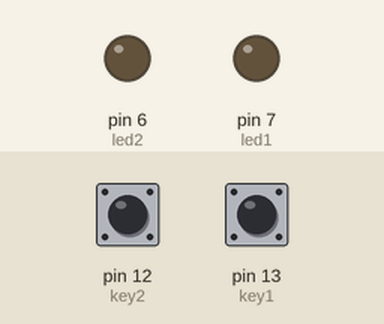
Recording of a sketch running on a simulated Arduino Uno, built with avr-gcc and run on an emulated ATmega328P. Shown: output pins drawn as LEDs (lit = HIGH). The inputs (shaded band) are chosen by the test bench; at power-on: pin 12 (key2) LOW, pin 13 (key1) LOW.

Above: at 1.2 s.
1.3 s: pin 12 (key2) pulled HIGH for 0.15 s
At 1.37 s:
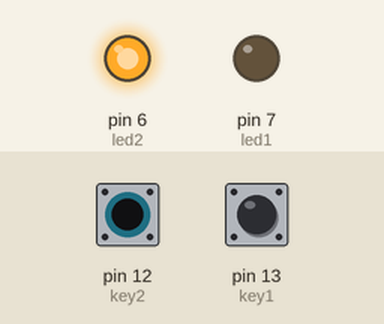
2.9 s: pin 13 (key1) pulled HIGH for 0.15 s
At 2.97 s:
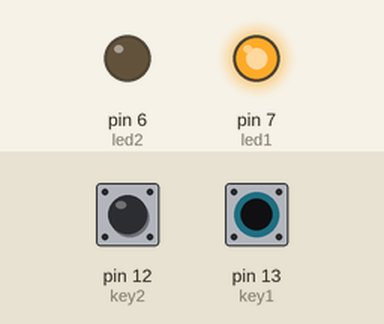
4.5 s: pin 13 (key1) pulled HIGH for 3.2 s
At 8.1 s:
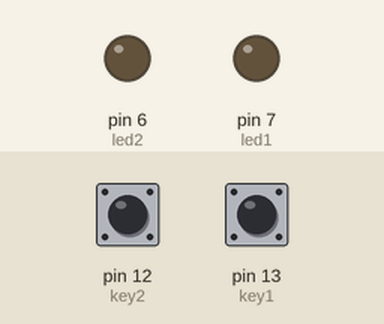
9.2 s: pin 12 (key2) pulled HIGH for 3.2 s
At 10.4 s:
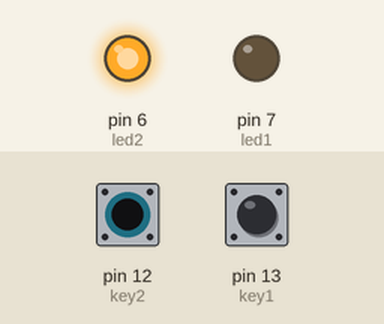
13.9 s: pin 12 (key2) driven HIGH and pin 13 (key1) driven HIGH
At 15.2 s:
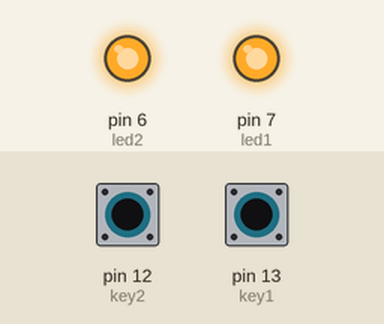
Timing chart, 0 to 16.4 s (numbered marks = the images above; inputs shaded):
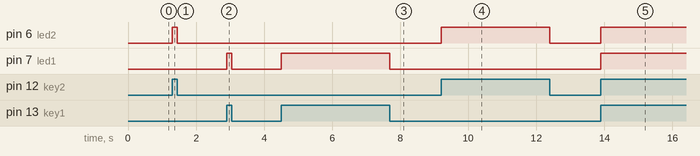

The sketch:

week03_Button.ino
```cpp
//week03 - 디지털 입력(버튼) 스케치

int led1 = 7;
int led2 = 6;
int key1 = 13;
int key2 = 12;

void setup() {
  pinMode(led1, OUTPUT);
  pinMode(led2, OUTPUT);
  pinMode(key1, INPUT);
  pinMode(key2, INPUT);
}

void loop() {
  if (digitalRead(key1) == HIGH)
    digitalWrite(led1, HIGH);
  else
    digitalWrite(led1, LOW);

  if (digitalRead(key2) == HIGH)
    digitalWrite(led2, HIGH);
  else
    digitalWrite(led2, LOW);
}
```

Measured:
- after the input at 1.3 s, pin 6 (led2): LOW → HIGH at once, → LOW 0.15 s later
- after the input at 2.9 s, pin 7 (led1): LOW → HIGH at once, → LOW 0.15 s later
- after the input at 4.5 s, pin 7 (led1): LOW → HIGH at once, → LOW 3.2 s later
- after the input at 9.2 s, pin 6 (led2): LOW → HIGH at once, → LOW 3.2 s later
- after the input at 13.9 s, pin 6 (led2), pin 7 (led1): LOW → HIGH at once
